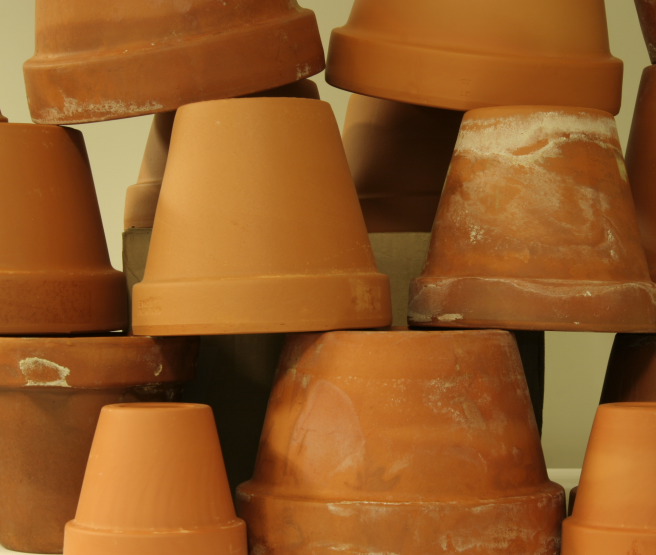
#> input picture data/Flowerpots/view2.png, 1312 x 1110 px, given in place of 20230315-133959.jpg, which was not available (shown at 1/2 size)
$ python sift.py   (Python 2 division)
#> lines starting #> are read from the running program, lines starting #| are printed output that depends on the picture; pictures that were not available may be replaced by others from this repository, and a replacement may not be noted
#> further down, img1 is the input picture: shape (1110, 1312, 3); mean B, G, R 37.3, 90.1, 147.8
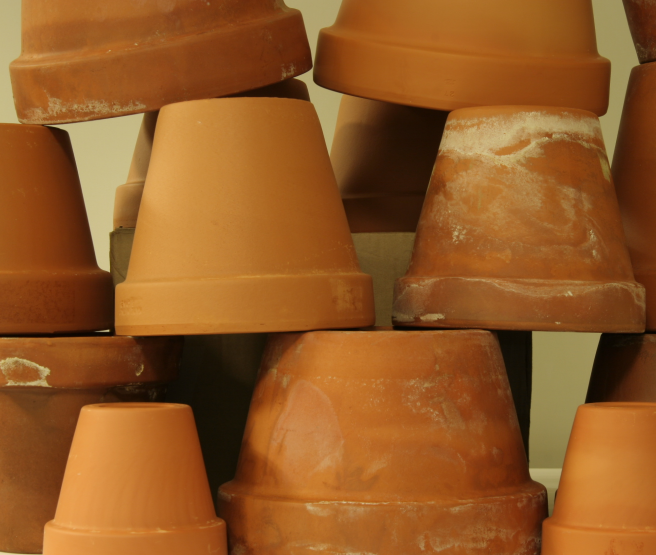
#> input picture data/Flowerpots/view3.png, 1312 x 1110 px, given in place of 20230315-134015.jpg, which was not available (shown at 1/2 size)
#> further down, img2 is the input picture: shape (1110, 1312, 3); mean B, G, R 36.7, 88.9, 146.6
import cv2
import numpy as np
from sgbm_disparity import compute_disparity

def SIFT_Match(img1,img2):
    sift = cv2.SIFT_create()
    # 获取关键点和描述符
    kp1, des1 = sift.detectAndCompute(img1,None)
#> kp1 = 478 keypoints; strongest (x, y, size): (241, 662, 3.1), (233, 525, 19.4), (638, 158, 17.9), (330, 252, 31.6)
    kp2, des2 = sift.detectAndCompute(img2,None)
#> kp2 = 478 keypoints; strongest (x, y, size): (216, 661, 3.5), (207, 525, 20.4), (614, 156, 17.9), (422, 771, 160.8)
    bf = cv2.BFMatcher()
    matches = bf.knnMatch(des1,des2, k=2)
#> matches = 478 matches

    # 可视化点和匹配
    img3 = cv2.drawKeypoints(img1,kp1,img1,color=(255,0,255))
    img4 = cv2.drawKeypoints(img2,kp2,img2,color=(255,0,255))
    vis1 = np.hstack([img3,img4])
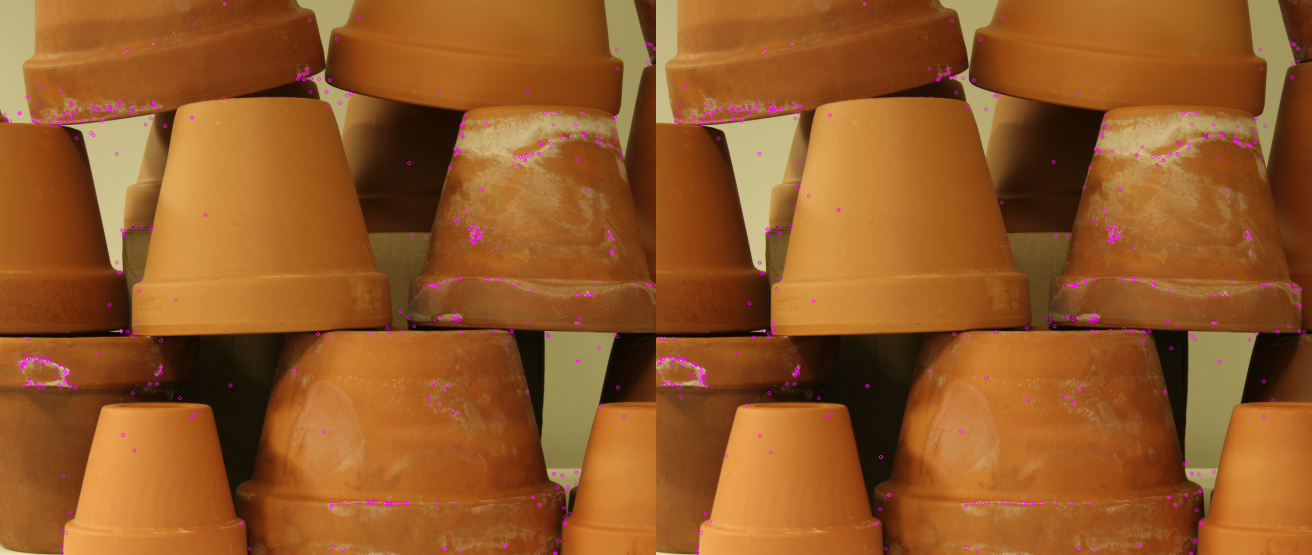
#> vis1: shape (1110, 2624, 3) (shown at 1/2 size); mean B, G, R 38.2, 88.9, 147.8
    # cv2.imshow("points",vis1)
    cv2.namedWindow("t",0)  #//创建窗口
    good = []
    for m,n in matches:
        if m.distance < 0.75*n.distance:
            good.append([m])
#> after the loop, good = 323 matches
    img5 = cv2.drawMatchesKnn(img1,kp1,img2,kp2,good,None,flags=2)
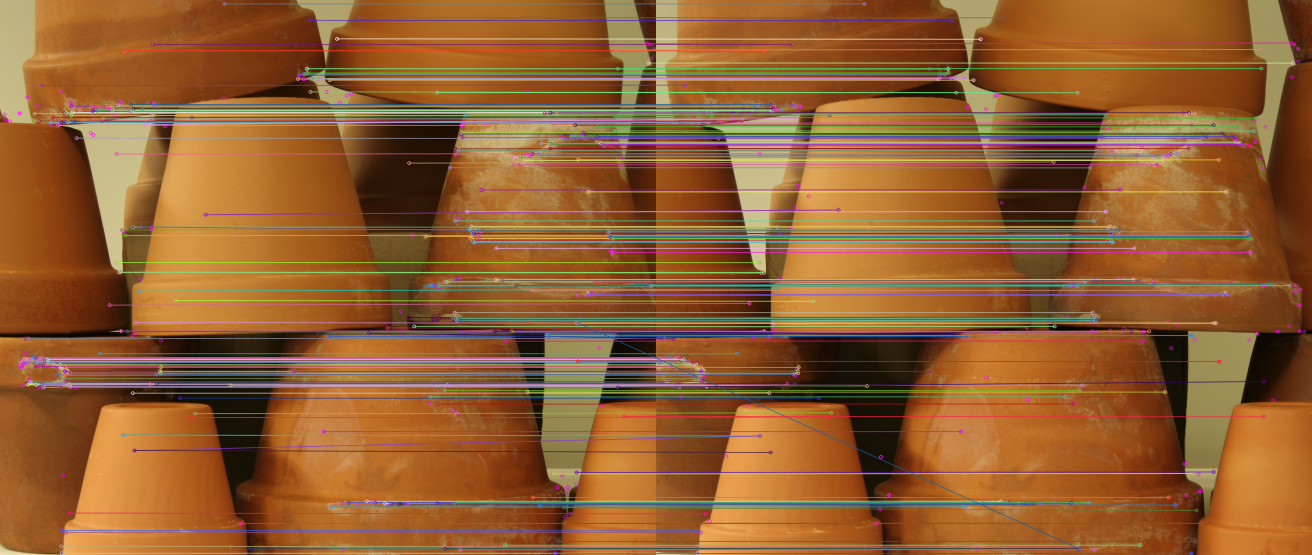
#> img5: shape (1110, 2624, 3) (shown at 1/2 size); mean B, G, R 49.1, 94.7, 146.2
    cv2.imshow("t", img5)
    cv2.waitKey(0)
    cv2.destroyAllWindows()

if __name__=="__main__":
    # [5 lines of commented-out code are left out]
    img1 =  cv2.imread("data/20230315-133959.jpg",-1)
    img2 = cv2.imread("data/20230315-134015.jpg", -1)
    SIFT_Match(img1,img2)
